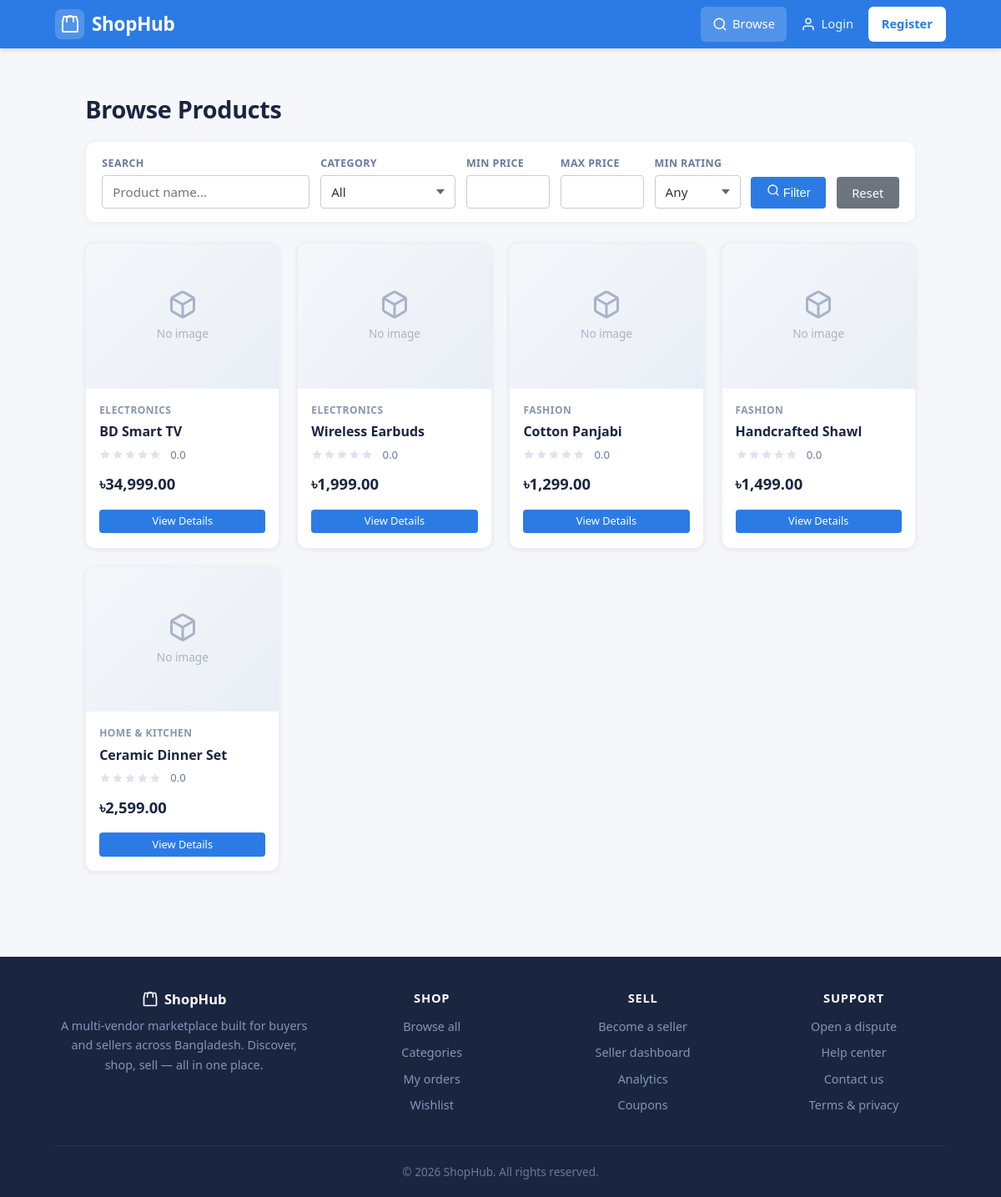
The app's page /public/?c=customer&a=products with its own data.
### tables this page shows
CREATE TABLE products (
    id INT AUTO_INCREMENT PRIMARY KEY,
    seller_id INT NOT NULL,
    category_id INT NOT NULL,
    name VARCHAR(255) NOT NULL,
    description TEXT,
    price DECIMAL(10,2) NOT NULL,
    stock_qty INT NOT NULL,
    primary_image_path VARCHAR(255),
    is_available BOOLEAN DEFAULT TRUE,
    created_at TIMESTAMP DEFAULT CURRENT_TIMESTAMP,
    FOREIGN KEY (seller_id) REFERENCES sellers(id),
    FOREIGN KEY (category_id) REFERENCES categories(id)
);

CREATE TABLE categories (
    id INT AUTO_INCREMENT PRIMARY KEY,
    parent_id INT,
    name VARCHAR(255) NOT NULL,
    description TEXT,
    FOREIGN KEY (parent_id) REFERENCES categories(id)
);

### app/controllers/Customer_controller/CustomerController.php (called while the page is built, shortened)
<?php
class CustomerController {
    private $conn;
    public function __construct($conn) {
        $this->conn = $conn;
    }
    public function products() {
        $filters = array('available_only' => 1);
        $products   = product_get_all($this->conn, $filters);
        include APP . '/views/customer/products.php';
    }
}

### app/models/SharedModel/ProductModel.php (called while the page is built, shortened)
<?php
function product_get_all($conn, $filters = array()) {
    $conditions = [];
    $base_sql = "SELECT p.*,
                        s.shop_name,
                        c.name AS category_name,
                        IFNULL((SELECT AVG(r.rating) FROM reviews r WHERE r.product_id = p.id), 0) AS avg_rating
                 FROM products p
                 JOIN sellers    s ON p.seller_id    = s.id
                 JOIN categories c ON p.category_id  = c.id";
    if (!empty($filters['available_only'])) {
        $conditions[] = "p.is_available = 1";
    }
    $sql = $base_sql;
    if (!empty($conditions)) {
        $sql .= " WHERE " . implode(" AND ", $conditions);
    }
    $sql .= " ORDER BY p.created_at DESC";
    $stmt = mysqli_prepare($conn, $sql);
    mysqli_stmt_execute($stmt);
    $result = mysqli_stmt_get_result($stmt);
    $rows   = [];
    while ($row = mysqli_fetch_assoc($result)) {
        $rows[] = $row;
    }
    return $rows;
}

### config/db.php (called while the page is built, shortened)
<?php
function sanitize($str) {
    return htmlspecialchars(trim($str), ENT_QUOTES, 'UTF-8');
}

### app/views/customer/products.php (the view, shortened to what this page needs)
<?php
include APP . '/views/layouts/header.php';
?>
<div class="container" style="max-width:1200px;margin:30px auto;padding:0 1rem;">
<h1 style="margin-bottom:1.2rem;font-size:1.8rem;color:#1a2540;letter-spacing:-0.01em;">Browse Products</h1>
<form method="GET" action="<?php echo BASE_URL; ?>" class="filter-bar">
    <div style="flex:1 1 200px;">
        <label>Search</label>
        <input type="text" name="q" class="form-control" value="<?php echo isset($_GET['q']) ? sanitize($_GET['q']) : ''; ?>" placeholder="Product name...">
    </div>
    <div style="min-width:160px;">
        <label>Category</label>
        <select name="cat" class="form-control">
            <option value="">All</option>
        </select>
    </div>
    <div>
        <label>Min Price</label>
        <input type="text" name="min_p" class="form-control" style="width:100px;" value="<?php echo isset($_GET['min_p']) ? sanitize($_GET['min_p']) : ''; ?>">
    </div>
    <div>
        <label>Max Price</label>
        <input type="text" name="max_p" class="form-control" style="width:100px;" value="<?php echo isset($_GET['max_p']) ? sanitize($_GET['max_p']) : ''; ?>">
    </div>
    <div>
        <label>Min Rating</label>
        <select name="min_r" class="form-control">
            <option value="">Any</option>
        </select>
    </div>
    <div><button type="submit" class="btn btn-primary"><?php icon_search(16); ?> Filter</button></div>
    <div><a href="<?php echo BASE_URL; ?>?c=customer&a=products" class="btn btn-secondary">Reset</a></div>
</form>
<?php if (empty($products)): ?>
    <div class="empty-state">
        <div class="empty-icon"><?php icon_box(56); ?></div>
        <h3>No products match your filters</h3>
        <p>Try a broader search or reset the filters.</p>
    </div>
<?php else: ?>
    <div class="product-grid-v2">
    <?php foreach ($products as $p): ?>
        <?php $img_path = trim((string)$p['primary_image_path']); ?>
        <?php $img_file = $img_path !== '' ? UPLOAD_PATH . 'product_images/' . $img_path : ''; ?>
        <?php $has_img = $img_path !== '' && file_exists($img_file); ?>
        <div class="product-card">
            <a href="<?php echo BASE_URL; ?>?c=customer&a=product&id=<?php echo (int)$p['id']; ?>" class="img-wrap" style="text-decoration:none;">
                <?php if ($has_img): ?>
                    <img src="<?php echo UPLOAD_URL . 'product_images/' . sanitize($img_path); ?>" alt="<?php echo sanitize($p['name']); ?>" loading="lazy">
                <?php else: ?>
                    <div class="img-fallback">
                        <?php icon_box(36); ?>
                        <span>No image</span>
                    </div>
                <?php endif; ?>
            </a>
            <div class="body">
                <div class="cat"><?php echo sanitize($p['category_name']); ?></div>
                <h4 class="name"><?php echo sanitize($p['name']); ?></h4>
                <div style="display:flex;align-items:center;gap:0.3rem;">
                    <?php
                    $rating = (float)$p['avg_rating'];
                    echo '<span class="star-rating" style="--stars:' . $rating . ';">';
                    for ($i = 0; $i < 5; $i++) {
                        echo '<svg class="star" xmlns="http://www.w3.org/2000/svg" width="14" height="14" viewBox="0 0 24 24" fill="currentColor"><polygon points="12 2 15.09 8.26 22 9.27 17 14.14 18.18 21.02 12 17.77 5.82 21.02 7 14.14 2 9.27 8.91 8.26 12 2"/></svg>';
                    }
                    echo '<span class="star-fill">';
                    echo '</span></span>';
                    ?>
                    <span class="rating-text"><?php echo number_format($rating, 1); ?></span>
                </div>
                <div class="price">৳<?php echo number_format((float)$p['price'], 2); ?></div>
                <div class="actions">
                    <?php if (isset($_SESSION['uid']) && $_SESSION['role'] === 'customer'): ?>
                        <form method="POST" action="<?php echo BASE_URL; ?>?c=customer&a=cart" style="margin:0;flex-grow:1;">
                            <input type="hidden" name="action" value="add">
                            <input type="hidden" name="product_id" value="<?php echo (int)$p['id']; ?>">
                            <input type="hidden" name="qty" value="1">
                            <button type="submit" class="btn btn-primary btn-small w-100"><?php icon_cart(15); ?> Add to Cart</button>
                        </form>
                        <button class="icon-btn wishlist-btn <?php echo in_array((int)$p['id'], $wishlist_ids) ? 'is-active' : ''; ?>"
                                data-product="<?php echo (int)$p['id']; ?>"
                                aria-label="Toggle wishlist">
                            <?php icon_heart(16, in_array((int)$p['id'], $wishlist_ids)); ?>
                        </button>
                    <?php else: ?>
                        <a href="<?php echo BASE_URL; ?>?c=customer&a=product&id=<?php echo (int)$p['id']; ?>" class="btn btn-primary btn-small w-100">View Details</a>
                    <?php endif; ?>
                </div>
            </div>
        </div>
    <?php endforeach; ?>
    </div>
<?php endif; ?>
</div>
<?php include APP . '/views/layouts/footer.php'; ?>

### public/index.php (shortened to what this page needs)
<?php
require_once BASE_PATH . '/config/db.php';
$controller_class_map = array(
    'auth'     => array('AuthController',     APP . '/controllers/SharedController/AuthController.php'),
    'info'     => array('InfoController',     APP . '/controllers/SharedController/InfoController.php'),
    'customer' => array('CustomerController', APP . '/controllers/Customer_controller/CustomerController.php'),
    'seller'   => array('SellerController',   APP . '/controllers/Seller_controller/SellerController.php'),
    'delivery' => array('DeliveryController', APP . '/controllers/Delivery_controller/DeliveryController.php'),
    'admin'    => array('AdminController',    APP . '/controllers/Admin_controller/AdminController.php'),
);
$c = isset($_GET['c']) ? preg_replace('/[^a-zA-Z0-9_]/', '', $_GET['c']) : 'auth';
$a = isset($_GET['a']) ? preg_replace('/[^a-zA-Z0-9_]/', '', $_GET['a']) : 'login';
$controller_file = isset($controller_class_map[$c]) ? $controller_class_map[$c][1] : '';
if ($controller_file && file_exists($controller_file)) {
    $class = $controller_class_map[$c][0];
    if (class_exists($class)) {
        $obj = new $class($conn);
        if (method_exists($obj, $a) || method_exists($obj, '__call')) {
            $obj->$a();
        } else {
            http_response_code(404);
            include APP . '/views/404.php';
        }
    } else {
        http_response_code(404);
        include APP . '/views/404.php';
    }
} else {
    http_response_code(404);
    include APP . '/views/404.php';
}

### app/views/layouts/header.php (shortened to what this page needs)
<?php
require_once APP . '/views/layouts/icons.php';
?>
<!DOCTYPE html>
<html lang="en">
<head>
    <link rel="stylesheet" href="<?php echo BASE_URL; ?>css/style.css">
</head>
<body>
<nav class="navbar">
    <div class="container nav-inner">
        <a href="<?php echo BASE_URL; ?>?c=customer&a=products" class="logo">
            <span class="logo-icon"><?php icon_shop(24); ?></span>
            ShopHub
        </a>
        <ul class="nav-links" id="navLinks">
            <?php if (!isset($_SESSION['uid'])): ?>
                <li><a href="<?php echo BASE_URL; ?>?c=customer&a=products" class="nav-link"><?php icon_search(); ?><span>Browse</span></a></li>
                <li><a href="<?php echo BASE_URL; ?>?c=auth&a=login" class="nav-link"><?php icon_user(); ?><span>Login</span></a></li>
                <li><a href="<?php echo BASE_URL; ?>?c=auth&a=register" class="nav-link nav-link-cta"><span>Register</span></a></li>
            <?php elseif ($_SESSION['role'] === 'admin'): ?>
                <li><a href="<?php echo BASE_URL; ?>?c=admin&a=dashboard" class="nav-link"><?php icon_shield(); ?><span>Admin</span></a></li>
                <li><a href="<?php echo BASE_URL; ?>?c=auth&a=logout" class="nav-link nav-link-muted"><?php icon_logout(); ?><span>Logout</span></a></li>
            <?php endif; ?>
        </ul>
    </div>
</nav>
<div class="container main-wrap">

### app/views/layouts/icons.php (shortened to what this page needs)
<?php
function icon_shop($size = 22) {
    echo '<svg xmlns="http://www.w3.org/2000/svg" width="' . (int)$size . '" height="' . (int)$size . '" viewBox="0 0 24 24" fill="none" stroke="currentColor" stroke-width="2" stroke-linecap="round" stroke-linejoin="round"><path d="M3 9l1.5-6h15L21 9"/><path d="M3 9v11a1 1 0 0 0 1 1h16a1 1 0 0 0 1-1V9"/><path d="M8 9V6a4 4 0 0 1 8 0v3"/></svg>';
}
function icon_user($size = 18) {
    echo '<svg xmlns="http://www.w3.org/2000/svg" width="' . (int)$size . '" height="' . (int)$size . '" viewBox="0 0 24 24" fill="none" stroke="currentColor" stroke-width="2" stroke-linecap="round" stroke-linejoin="round"><path d="M20 21v-2a4 4 0 0 0-4-4H8a4 4 0 0 0-4 4v2"/><circle cx="12" cy="7" r="4"/></svg>';
}
function icon_search($size = 18) {
    echo '<svg xmlns="http://www.w3.org/2000/svg" width="' . (int)$size . '" height="' . (int)$size . '" viewBox="0 0 24 24" fill="none" stroke="currentColor" stroke-width="2" stroke-linecap="round" stroke-linejoin="round"><circle cx="11" cy="11" r="8"/><line x1="21" y1="21" x2="16.65" y2="16.65"/></svg>';
}
function icon_box($size = 18) {
    echo '<svg xmlns="http://www.w3.org/2000/svg" width="' . (int)$size . '" height="' . (int)$size . '" viewBox="0 0 24 24" fill="none" stroke="currentColor" stroke-width="2" stroke-linecap="round" stroke-linejoin="round"><path d="M21 16V8a2 2 0 0 0-1-1.73l-7-4a2 2 0 0 0-2 0l-7 4A2 2 0 0 0 3 8v8a2 2 0 0 0 1 1.73l7 4a2 2 0 0 0 2 0l7-4A2 2 0 0 0 21 16z"/><polyline points="3.27 6.96 12 12.01 20.73 6.96"/><line x1="12" y1="22.08" x2="12" y2="12"/></svg>';
}

### app/views/layouts/footer.php (shortened to what this page needs)
</div>
<footer>
    <div class="container">
        <div class="foot-grid">
            <div class="foot-brand">
                <h3><?php icon_shop(20); ?> ShopHub</h3>
                <p>A multi-vendor marketplace built for buyers and sellers across Bangladesh.
                Discover, shop, sell — all in one place.</p>
            </div>
            <div class="foot-col">
                <h4>Shop</h4>
                <ul>
                    <li><a href="<?php echo BASE_URL; ?>?c=customer&a=products">Browse all</a></li>
                    <li><a href="<?php echo BASE_URL; ?>?c=customer&a=products">Categories</a></li>
                    <li><a href="<?php echo BASE_URL; ?>?c=auth&a=login">My orders</a></li>
                    <li><a href="<?php echo BASE_URL; ?>?c=auth&a=login">Wishlist</a></li>
                </ul>
            </div>
            <div class="foot-col">
                <h4>Sell</h4>
                <ul>
                    <li><a href="<?php echo BASE_URL; ?>?c=auth&a=sellerRegister">Become a seller</a></li>
                    <li><a href="<?php echo BASE_URL; ?>?c=auth&a=login">Seller dashboard</a></li>
                    <li><a href="<?php echo BASE_URL; ?>?c=auth&a=login">Analytics</a></li>
                    <li><a href="<?php echo BASE_URL; ?>?c=auth&a=login">Coupons</a></li>
                </ul>
            </div>
            <div class="foot-col">
                <h4>Support</h4>
                <ul>
                    <li><a href="<?php echo BASE_URL; ?>?c=info&a=disputes">Open a dispute</a></li>
                    <li><a href="<?php echo BASE_URL; ?>?c=info&a=help">Help center</a></li>
                    <li><a href="<?php echo BASE_URL; ?>?c=info&a=contact">Contact us</a></li>
                    <li><a href="<?php echo BASE_URL; ?>?c=info&a=terms">Terms &amp; privacy</a></li>
                </ul>
            </div>
        </div>
        <div class="foot-bottom">
            &copy; <?php echo date('Y'); ?> ShopHub. All rights reserved.
        </div>
    </div>
</footer>
</body>
</html>

### records on screen
products: category.name "ELECTRONICS", name "BD Smart TV", $rating 0 (drawn), rating "0.0", price "34,999.00"
products: category.name "ELECTRONICS", name "Wireless Earbuds", $rating 0 (drawn), rating "0.0", price "1,999.00"
products: category.name "FASHION", name "Cotton Panjabi", $rating 0 (drawn), rating "0.0", price "1,299.00"
products: category.name "FASHION", name "Handcrafted Shawl", $rating 0 (drawn), rating "0.0", price "1,499.00"
products: category.name "HOME & KITCHEN", name "Ceramic Dinner Set", $rating 0 (drawn), rating "0.0", price "2,599.00"
